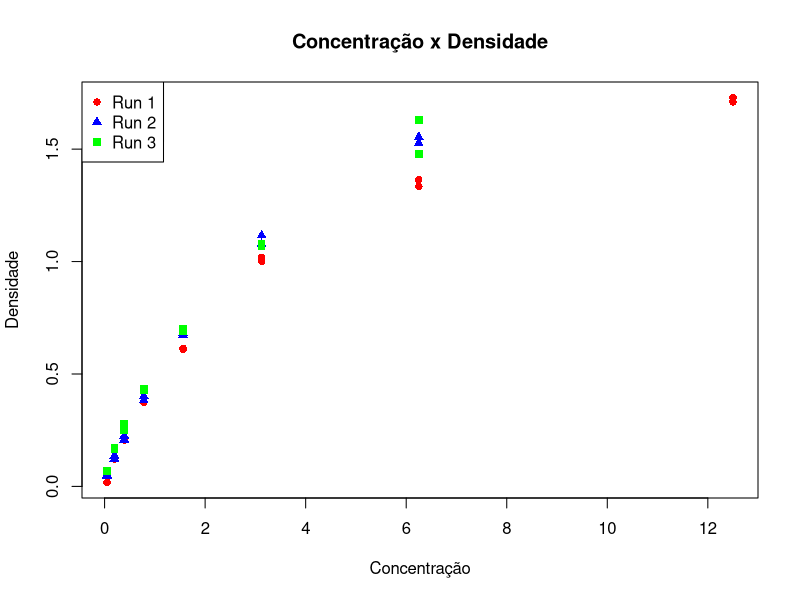
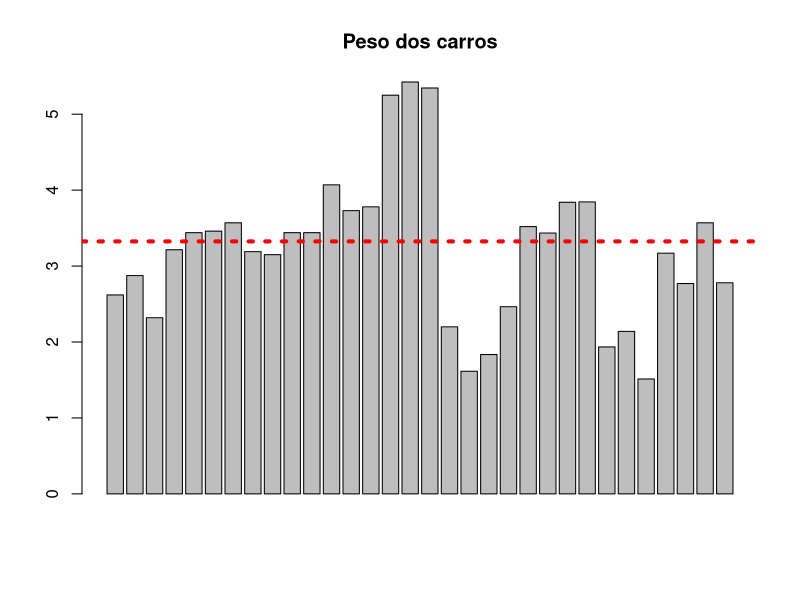
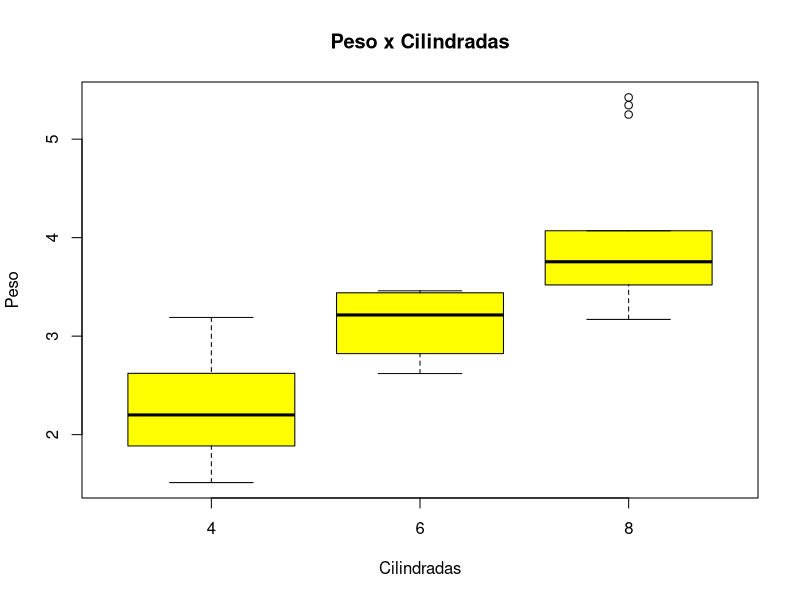
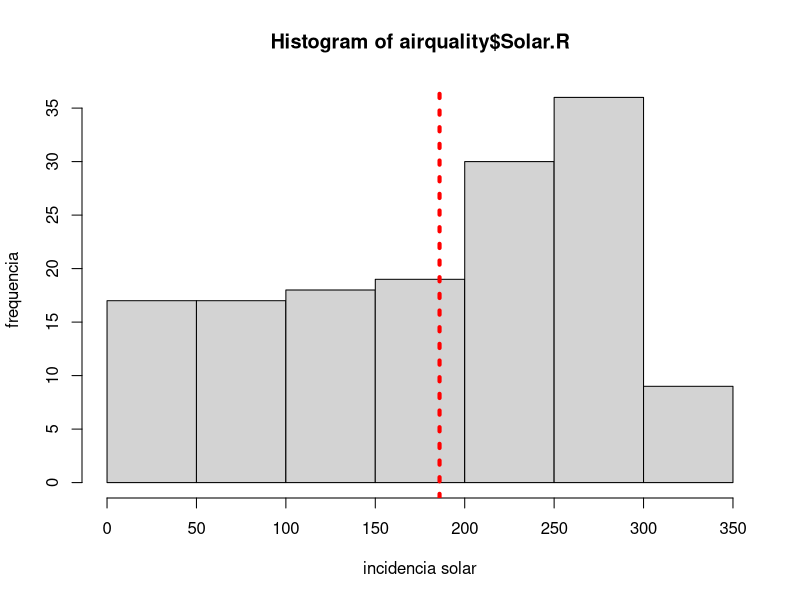

The R source for these figures, in order:
# Andre Trigueiro

# Exercício 13 ------------------------------------------------------------

# Questão 1 ---------------------------------------------------------------

# Vamos usar novamente o dataset 'DNase'. O objetivo aqui é criar um gráfico de dispersão
# da densidade em função da concentração da dnase, das três primeiras corridas (Run). 

# Siga o seguinte exemplo:

# Fazendo o subset do dataset para as duas corridas
run1 <- DNase[DNase$Run == 1,]
run2 <- DNase[DNase$Run == 2,]

# Plotar primeiro a corrida 1 (run1)
plot(run1$conc, run1$density, col = "red",
     pch = 16, xlab = "Concentração", ylab = "Densidade")

# Adicionar título ao gráfico
title("Concentração x Densidade")

# Com a função points(), adicionar ao gráfico os pontos da corrida 2 (run2)
points(run2$conc, run2$density, col = "blue", 
       pch = 17, xlab = "Concentração", ylab = "Densidade")

# Adicionar a legenda
legend(x = "topleft", col = c("red", "blue"), pch = c(16, 17), 
       legend = c("Run 1", "Run 2"))

# Perceba que com a função 'plot', nós primeiramente plotamos o dataframe referente à corrida 1
# e com a função 'points', nós adicionamos os pontos referentes a corrida 2. O gráfico possui dois tipos
# de pontos diferentes, que são determinados pelo argumento 'pch'. o 'pch = 16' determina um ponto redondo
# enquanto 'pch = 17' determina um triângulo. A cor é determinada pelo argumento 'col'. Perceba que a legenda
# foi criada de acordo com os parâmetros passados nas funções anteriores. Para mais informações, veja 
# a documentação de cada função. 


# Vamos criar um outro grafico das corridas do dataset DNAse, agora incluindo
# tambem a corrida 3. Adicione os pontos correspondentes à corrida 3 no formato de 
# quadrados verdes (pch = 15). Organize a legenda de acordo com as modificações.

run3 <- DNase[DNase$Run == 3,]

points(run3$conc, run3$density, col = "green", 
       pch = 15, xlab = "Concentração", ylab = "Densidade")

legend(x = "topleft", col = c("red", "blue", "green"), pch = c(16, 17, 15), 
       legend = c("Run 1", "Run 2", "Run 3"))

# Questão 2 ---------------------------------------------------------------

# Com o dataset 'mtcars', crie um gráfico de barras com os pesos dos carros (mtcars$wt). 
# adicione uma linha horizontal que represente a mediana dos pesos. Utilize a linha 
# pontilhada de espessura 4 na cor vermelha (veja os argumentos 'lty' e 'lwd' da função 'par()').

#Grafico de Barra com o peso dos carros
cars_peso <- mtcars$wt
barplot(cars_peso)

#Linha da mediana dos pesos
linha <- median(cars_peso)
abline(h = linha, lty = 3, lwd = 4, col = "red")

#Titulo do grafico
title("Peso dos carros")

# Questão 3 ---------------------------------------------------------------

# Crie um boxplot comparando a distribuicao de peso (mtcars$wt) de acordo com cada
# cilindradas dos carros (mtcars$cyl)

#Dados dos carros
cars_peso <- mtcars$wt
cars_cilindradas <- mtcars$cyl

#Bloxplot
boxplot(cars_peso ~ cars_cilindradas, col = "yellow", xlab = "Cilindradas", ylab = "Peso")

title("Peso x Cilindradas")

# Questão 4 ---------------------------------------------------------------

# Crie um histograma da distribuicao da variavel 'incidencia solar' (airquality$Solar.R). 
# Adicione uma linha de referencia para marcar a media da distribuicao.

#Plot do histograma
hist(airquality$Solar.R, xlab = "incidencia solar", ylab = "frequencia") 

linha2 <- mean(airquality$Solar.R, na.rm = TRUE)
abline(v = linha2, lty = 3, lwd = 4, col = "red")


